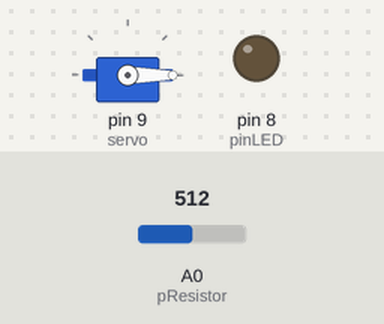
A sketch run on a simulated Arduino Uno, built with avr-gcc and run on an emulated ATmega328P. Shown: servo, output pins drawn as LEDs (lit = HIGH). The inputs (shaded band) are chosen by the test bench; at power-on: A0 (pResistor) = 512.

Above: at 1.2 s.
1.3 s: A0 (pResistor) set to 53
2.8 s: A0 (pResistor) set to 46
At 3.4 s:
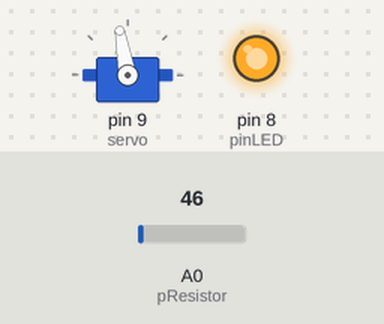
4.3 s: A0 (pResistor) set to 15
At 4.8 s:
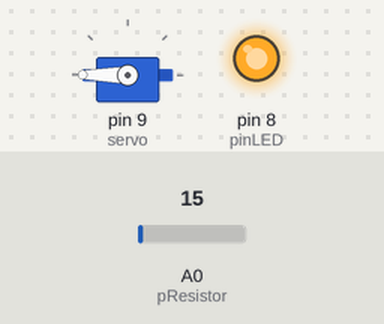
5.8 s: A0 (pResistor) set to 35
At 7.0 s:
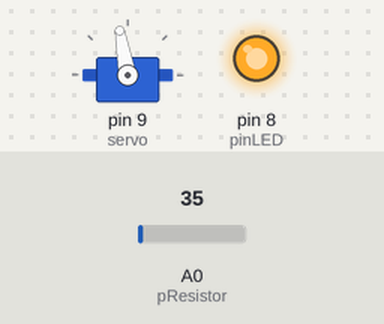
7.3 s: A0 (pResistor) set to 60
At 8.6 s:
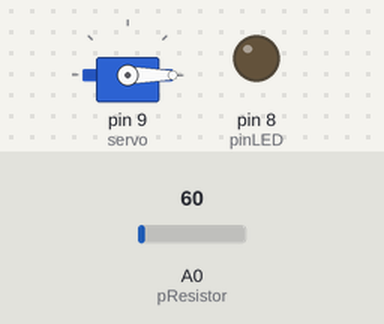
Timing chart, 0 to 9.8 s (numbered marks = the images above; inputs shaded):
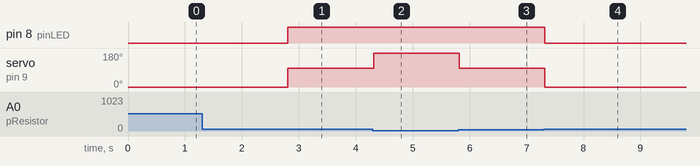

Measured:
- the behaviour switches between 50 and 49 on A0 (pResistor) (found by bisection; images 0 and 1)
- after the input at 1.3 s, every drawn part: stays the same
- after the input at 2.8 s, pin 8 (pinLED): LOW → HIGH at once; servo on pin 9 (servo): 0° → 100° at once
- after the input at 4.3 s, servo on pin 9 (servo): 100° → 180° at once
- after the input at 5.8 s, servo on pin 9 (servo): 180° → 100° at once
- after the input at 7.3 s, pin 8 (pinLED): HIGH → LOW at once; servo on pin 9 (servo): 100° → 0° at once

The sketch:

Fotosensor_servo.ino
```cpp
#include <Servo.h>;

const int pResistor = A0;// Photoresistor at Arduino analog pin A0
 int pinLED = 8;
Servo servo;              // Servo declaration for later use

//Variables
int value;          // Store value from photoresistor (0-1023)

void setup(){

 pinMode(pResistor, INPUT);// Set pResistor - A0 pin as an input
 pinMode(pinLED, OUTPUT); // Set the LED as an output

 servo.attach(9); //Servo attached to pin 9 digital
}

void loop(){
  value = analogRead(pResistor);

  //You can change value "25"
  if (value < 50 and value >25){ //There is MEDIUM LIGHT
    servo.write(100);  //Turn LED off
    digitalWrite(pinLED,HIGH);
  }
  else if(value < 25){ // There is ALMOST NO LIGHT
     servo.write(180);
    digitalWrite(pinLED,HIGH);
  }
  else{
     servo.write(0); // There is HIGH LIGHT
    digitalWrite(pinLED,LOW);
  }

  delay(50); //Small delay to save


}
```
